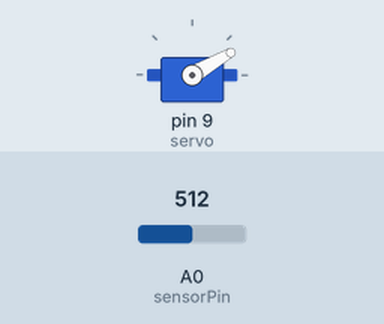
Bench run of a sketch on a simulated Arduino Uno, built with avr-gcc and run on an emulated ATmega328P. Shown: servo. The inputs (shaded band) are chosen by the test bench; at power-on: A0 (sensorPin) = 512. What the sketch prints to the serial monitor is not drawn.

Above: at 1.2 s.
1.3 s: A0 (sensorPin) set to 306
3.1 s: A0 (sensorPin) set to 388
4.6 s: A0 (sensorPin) set to 409
Timing chart, 0 to 7.6 s (numbered marks = the images above; inputs shaded):
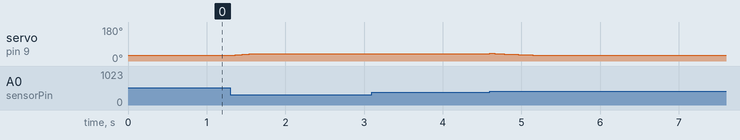

The sketch:

clock_chair.ino
```cpp
#include <Servo.h>  // servo library

// LIGHT SENSOR RELATED VARIABLES
const int sensorPin = 0; // Light sensor in A0
int prevLightLevel = 1023; // global variable for previous light level
int lightLevel; // global variable for light level
const int midLight = 400; // make 200 for normal use, 400 for testing

// SERVO RELATED VARIABLES
Servo servo; // servo control object
int startAngle;
int currentAngle;
int angleHigh;
int angle = 0;
const int angleStep = 10; // number of angles to rotate per loop
const int highestAngle = 180;
const int lowestAngle = 30; // adjusted for backward rotate

// TIME RELATED VARIABLES
unsigned long startTime; // start time
unsigned long elapsedTime; // elapsed time

void setup()
{
  servo.attach(9); // begin sending control signals to the servo
  servo.write(lowestAngle); // start servo at the lowest angle
  Serial.begin(9600); // for testing purposes
}

void loop()
{
  lightLevel = analogRead(sensorPin); // check if someone is sitting
  // Serial.println(lightLevel); // print light level
  // delay(1000);

  if (lightLevel <= midLight && prevLightLevel > midLight) { // just started sitting AKA SETUP
    //Serial.println("GET HERE");
    startTime = millis(); // start the timer
    currentAngle = lowestAngle; // make sure currentAngle is given a number -> lowest angle
    Serial.println("Begin sitting at starting position");

  } else if (lightLevel <= midLight && prevLightLevel <= midLight) { // still sitting AKA ACTIVE
    elapsedTime = millis() - startTime; // clock the elapsed time since started sitting
    if (elapsedTime % (1000*5) == 0) { // 5 seconds passed, time to rotate
      // Usually prints three of the below at once, so make sure it rotates less to account for it
      forward_rotate();
      //Serial.println("current angle is " + currentAngle);
    }

  } else { // finished sitting
    //Serial.println(currentAngle);
    if (currentAngle != lowestAngle) {
      backward_rotate();
    }
  }

  prevLightLevel = lightLevel; // update prev light level to current light level
}

void forward_rotate()
{
  if (angleStep + currentAngle < highestAngle) {
    angleHigh = angleStep + currentAngle;
  } else {
    angleHigh = highestAngle;
  }
  for(angle = currentAngle; angle < angleHigh; angle++)
  {
    servo.write(angle);
    delay(30); // used to be 15
  }
  currentAngle = angleHigh;
  Serial.print("Current angle is: ");
  Serial.println(currentAngle);
  Serial.println(lightLevel);
}

void backward_rotate()
{
  Serial.println(lightLevel);
  for(angle = currentAngle; angle > lowestAngle; angle--)
  {
    servo.write(angle);
    delay(60); // used to be 15
  }
  currentAngle = lowestAngle; // reset currentAngle
  Serial.println("Reset back to starting position");
}
```

Measured:
- after the input at 1.3 s, servo on pin 9 (servo): moves from 30° to 39° over 0.24 s, starting at once
- after the input at 3.1 s, every drawn part: stays the same
